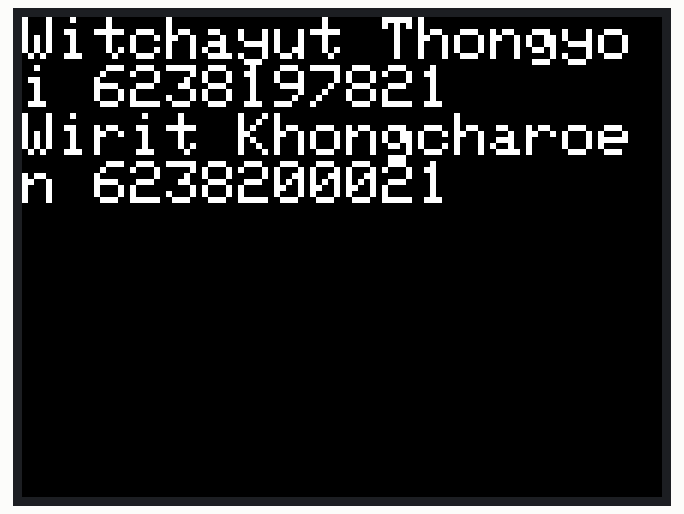
This sketch was run on a simulated ESP32. Parts: 320×240 colour display.

Above: at 0.2 s.

The sketch:

GroupName.ino
```cpp
#include <M5Stack.h>
void setup() {
  // put your setup code here, to run once:
  M5.begin();
  M5.Power.begin();
  M5.Lcd.setTextSize(3);
  M5.Lcd.println("Witchayut Thongyoi 6238197821");
  M5.Lcd.println("Wirit Khongcharoen 6238200021");

}

void loop() {
  // put your main code here, to run repeatedly:

}
```
